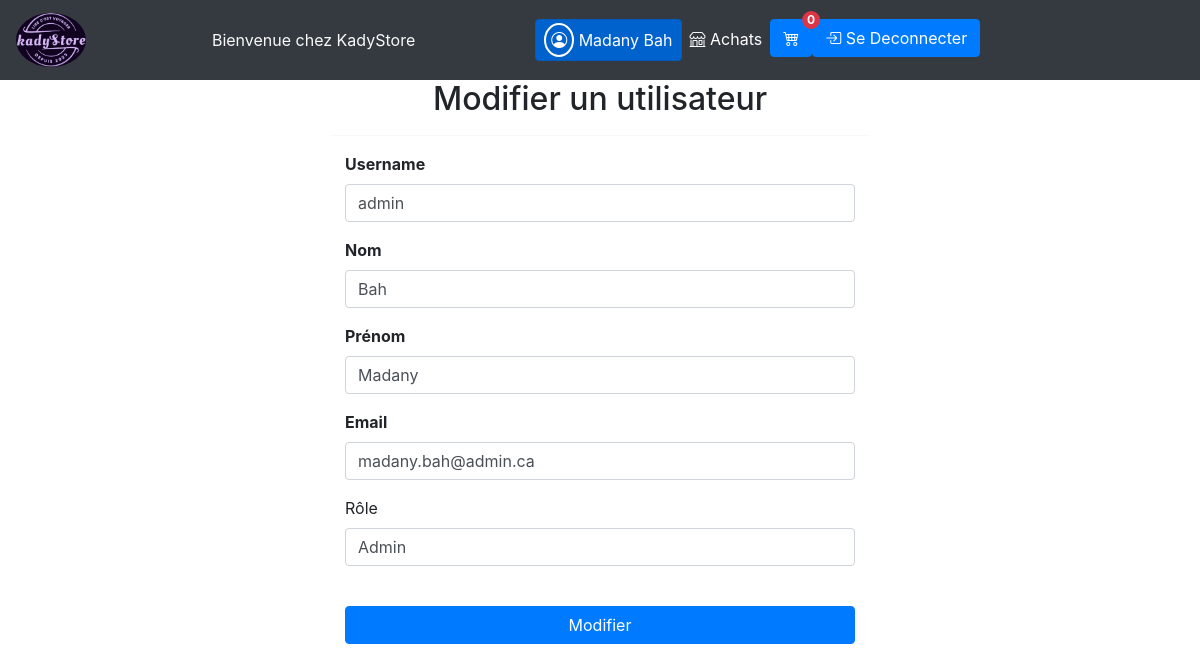
Screenshot of /editUser.php?id=1 (signed in) with the database file from the repository.
### tables this page shows
CREATE TABLE `user` (
  `id` bigint(20) NOT NULL,
  `user_name` varchar(50) NOT NULL,
  `email` varchar(50) NOT NULL,
  `pwd` varchar(255) NOT NULL,
  `fname` varchar(50) NOT NULL,
  `lname` varchar(50) NOT NULL,
  `billing_address_id` bigint(20) NOT NULL,
  `shipping_address_id` bigint(20) NOT NULL,
  `token` varchar(255) NOT NULL,
  `role_id` bigint(20) NOT NULL
);

### includes/fonctions.php (called while the page is built, shortened)
<?php
function connexionDB()
{
    $dbhost = "localhost";
    $dbuser = "root";
    $dbpassword = "";
    $dbname = "ecommerce";
    $dbport = 3306;
    $conn = mysqli_connect($dbhost, $dbuser, $dbpassword, $dbname, $dbport);
    return $conn;
}
function getUserById($id)
{
    $conn = connexionDB();
    $sql = "SELECT * FROM User where id=?; ";
    $stmt = $conn->prepare($sql);
    $stmt->bind_param('i', $id);
    $stmt->execute();
    $result = $stmt->get_result();
    $user = $result->fetch_assoc();
    return $user;
}
?>

### editUser.php (the view, shortened to what this page needs)
<?php
include "./public/headers.php";
if (isset($_SESSION['utilisateur'])) {
     $id = isset($_GET['id']) ? $_GET['id'] : $_SESSION['id'];
     $user = getUserById($id);
}
?>
<section>
    <div class="registerfrm">
        <div class="container">
            <div class="row">
                <div class="col-md-6 offset-md-3">
                    <div class="login-container">
                        <center>
                            <h2 class="mb-3">Modifier un utilisateur</h2>
                        </center>
                        <hr>
                        <form method="post">
                            <div class="container">
                                <div class="mb-3">
                                    <label for="user_name" class="form-label"><b>Username
                                            </b></label>
                                    <input type="text" name="user_name" class="form-control" id="user_name"
                                        value="<?php echo $user['user_name']; ?>">
                                </div>
                                <div class="mb-3">
                                    <label for="nom" class="form-label"><b>Nom
                                            </b></label>
                                    <input type="text" name="nom" class="form-control" id="nom"
                                        value="<?php echo $user['lname']; ?>">
                                </div>
                                <div class="mb-3">
                                    <label for="prenom" class="form-label"><b>Prénom
                                            </b></label>
                                    <input type="text" name="prenom" class="form-control" id="prenom"
                                        value="<?php echo $user['fname']; ?>">
                                </div>
                                <div class="mb-3">
                                    <label for="exampleInputEmail1"> <b>Email</b></label>
                                    <input type="email" name="email" class="form-control" id="exampleInputEmail1"
                                        value="<?php echo $user['email']; ?>">
                                </div>
                                <div class="mb-3">
                                    <label for="role_id" class="form-label">Rôle</label>
                                    <select name="role_id" class="form-control" id="role_id">
                                        <option value="1" <?php echo ($user['role_id'] == 1) ? 'selected' : ''; ?>>Admin</option>
                                    </select>
                                </div>
                                <br>
                                    <div class="mb-3 d-grid gap-2">
                                        <button type="submit" name="register" class="btn btn-primary">Modifier</button>
                                    </div>
                            </div>
                        </form>
                    </div>
                </div>
            </div>
        </div>
    </div>
</section>
</body>
</html>

### rows the page displays
user: user_name "admin", nom "Bah", prenom "Madany", email "madany.bah@admin.ca", role_id "Admin"

### other values shown
$utilisateur_prenom "Madany"
$utilisateur_nom "Bah"
$quantity "0"
